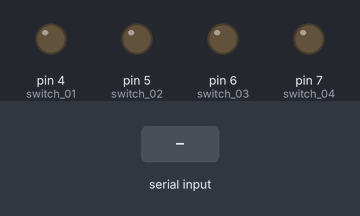
A sketch run on a simulated Arduino Uno, built with avr-gcc and run on an emulated ATmega328P. Parts: output pins drawn as LEDs (lit = HIGH). The inputs (shaded band) are chosen by the test bench.

Above: at 1.2 s.
1.3 s: "1" received over Serial
At 2.5 s:
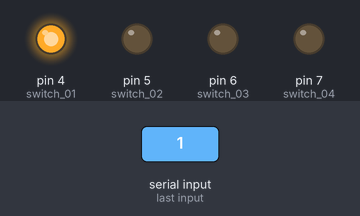
2.8 s: "0" received over Serial
At 3.8 s:
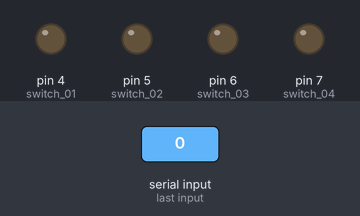
Timing chart, 0 to 5.8 s (numbered marks = the images above; inputs shaded):
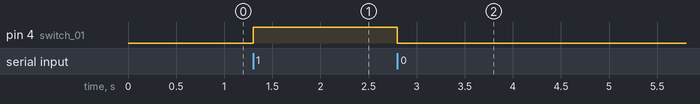

Measured:
- after the input at 1.3 s, pin 4 (switch_01): LOW → HIGH at once
- after the input at 2.8 s, pin 4 (switch_01): HIGH → LOW at once

The sketch:

USBSwitch.ino
```cpp
int switch_01 = 4;
int switch_02 = 5;
int switch_03 = 6;
int switch_04 = 7;

void setup() {


  pinMode(switch_01, OUTPUT);
  pinMode(switch_02, OUTPUT);
  pinMode(switch_03, OUTPUT);
  pinMode(switch_04, OUTPUT);

  digitalWrite(switch_01, LOW);
  digitalWrite(switch_02, LOW);
  digitalWrite(switch_03, LOW);
  digitalWrite(switch_04, LOW);

  Serial.begin(9600);
}

void loop() {
  if (Serial.available() > 0) {
    int keyboard_button = Serial.read();

    switch (keyboard_button) {
      case '1':
       digitalWrite(switch_01, HIGH);
        break;

      case '0':
        digitalWrite(switch_01, LOW);
        break;
    }
  }
}
```
